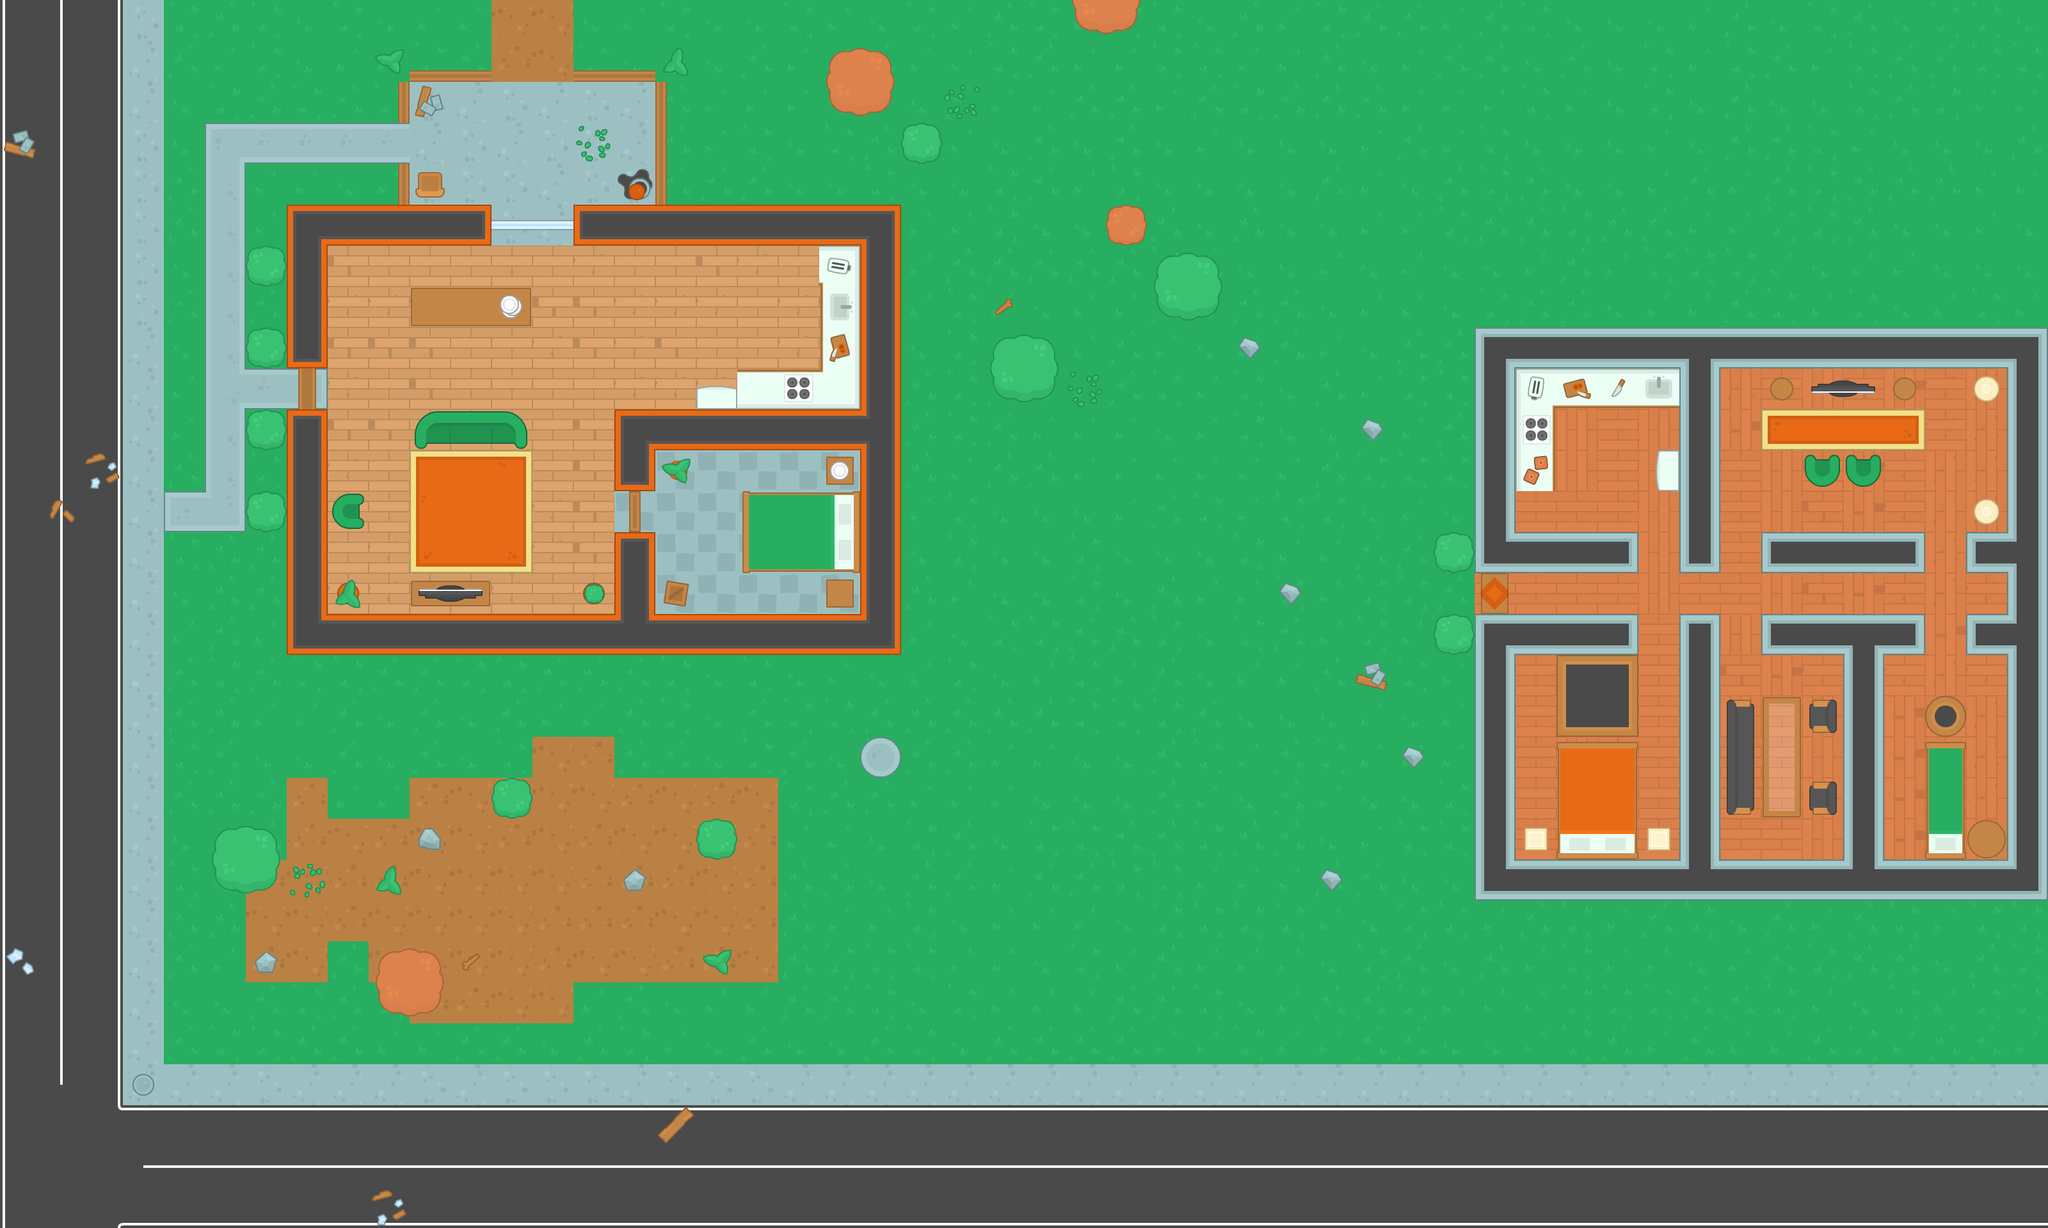

Tiled map render using the project's own tile images. Description and the map definition, with tile-layer contents summarised, below:
An orthogonal 50x30 tile map with 64x64 px tiles, 4 tile layers (ground, walls, items, decorations) and 105 objects (75x wall, 11x zombie, 10x coins, 2x big_zombie, 2x health, ...).

<map version="1.0" orientation="orthogonal" renderorder="right-down" width="50" height="30" tilewidth="64" tileheight="64" nextobjectid="212">
 <tileset firstgid="1" name="spritesheet_tiles" tilewidth="64" tileheight="64" spacing="10" tilecount="540" columns="27">
  <image source="../img/spritesheet_tiles.png" width="1988" height="1470" />
 </tileset>
 <layer name="ground" width="50" height="30">
  <data>[1500 cells, 1500 non-empty, 45 distinct tile ids]</data>
 </layer>
 <layer name="walls" width="50" height="30">
  <data>[1500 cells, 150 non-empty, 24 distinct tile ids]</data>
 </layer>
 <layer name="items" width="50" height="30">
  <data>[1500 cells, 118 non-empty, 72 distinct tile ids]</data>
 </layer>
 <layer name="decorations" width="50" height="30">
  <data>[1500 cells, 29 non-empty, 20 distinct tile ids]</data>
 </layer>
 <objectgroup name="Obstacles">
  <object id="1" name="player" x="336" y="208" width="32" height="32" />
  <object id="2" name="wall" x="448" y="320" width="320" height="64" />
  <object id="3" name="wall" x="448" y="960" width="960" height="64" />
  <object id="4" name="wall" x="960" y="640" width="384" height="64" />
  <object id="5" name="wall" x="1344" y="384" width="64" height="576" />
  <object id="6" name="wall" x="448" y="384" width="64" height="192" />
  <object id="7" name="wall" x="448" y="640" width="64" height="320" />
  <object id="8" name="wall" x="960" y="832" width="64" height="128" />
  <object id="9" name="wall" x="960" y="704" width="64" height="64" />
  <object id="15" name="wall" x="896" y="320" width="512" height="64" />
  <object id="21" name="wall" x="640" y="448" width="192" height="64" />
  <object id="22" name="wall" x="1168" y="768" width="176" height="128" />
  <object id="23" name="wall" x="1152" y="576" width="128" height="32" />
  <object id="24" name="wall" x="656" y="640" width="160" height="48" />
  <object id="25" name="wall" x="512" y="784" width="48" height="32" />
  <object id="26" name="wall" x="640" y="912" width="128" height="48" />
  <object id="28" name="wall" x="910" y="909" width="35" height="35" />
  <object id="29" name="wall" x="1088" y="608" width="64" height="32" />
  <object id="30" name="wall" x="1040" y="720" width="32" height="32" />
  <object id="31" name="wall" x="528" y="912" width="32" height="32" />
  <object id="34" name="wall" x="656" y="272" width="32" height="48" />
  <object id="35" name="wall" x="1024" y="912" width="48" height="48" />
  <object id="36" name="wall" x="1296" y="896" width="48" height="48" />
  <object id="37" name="wall" x="1296" y="704" width="48" height="48" />
  <object id="38" name="wall" x="1280" y="384" width="16" height="256" />
  <object id="40" name="zombie" x="800" y="224" width="32" height="32" />
  <object id="42" name="zombie" x="1072" y="816" width="32" height="32" />
  <object id="46" name="wall" x="784" y="1232" width="32" height="32" />
  <object id="47" name="wall" x="1104" y="1296" width="32" height="32" />
  <object id="48" name="wall" x="608" y="1504" width="64" height="64" />
  <object id="49" name="wall" x="352" y="1312" width="64" height="64" />
  <object id="50" name="wall" x="1312" y="96" width="64" height="64" />
  <object id="52" name="wall" x="1824" y="416" width="64" height="64" />
  <object id="53" name="wall" x="1744" y="336" width="32" height="32" />
  <object id="54" name="wall" x="1424" y="208" width="32" height="32" />
  <object id="55" name="wall" x="1680" y="-16" width="96" height="64" />
  <object id="56" name="wall" x="1568" y="544" width="64" height="64" />
  <object id="57" name="wall" x="400" y="784" width="32" height="32" />
  <object id="58" name="wall" x="400" y="656" width="32" height="32" />
  <object id="59" name="wall" x="400" y="528" width="32" height="32" />
  <object id="60" name="wall" x="400" y="400" width="32" height="32" />
  <object id="63" name="zombie" x="1184" y="464" width="32" height="32" />
  <object id="91" name="wall" x="2303.71" y="512" width="64.5887" height="384" />
  <object id="94" name="wall" x="2347.59" y="1344" width="870.82" height="64" />
  <object id="95" name="wall" x="2623.5" y="575" width="62.5" height="319" />
  <object id="100" name="wall" x="2368" y="512" width="830" height="61" />
  <object id="101" name="wall" x="2303.71" y="960" width="64.5887" height="384" />
  <object id="104" name="wall" x="3136" y="576" width="62.5" height="319" />
  <object id="105" name="wall" x="3136" y="896" width="62.5" height="448" />
  <object id="106" name="wall" x="2368" y="832" width="192" height="64" />
  <object id="108" name="wall" x="2368" y="960" width="192" height="64" />
  <object id="109" name="wall" x="2304" y="1344" width="64" height="64" />
  <object id="111" name="wall" x="2624" y="960" width="64" height="384" />
  <object id="112" name="wall" x="2752" y="832" width="256" height="64" />
  <object id="115" name="wall" x="2752" y="960" width="256" height="64" />
  <object id="117" name="wall" x="3072" y="832" width="64" height="64" />
  <object id="119" name="coins" x="932.833" y="517.833" width="14.6667" height="14.6667" />
  <object id="130" name="wall" x="-64" y="-64" width="3328" height="64" />
  <object id="131" name="wall" x="-65.3333" y="1913.33" width="3328" height="64" />
  <object id="132" name="wall" x="-63" y="0" width="76.3333" height="1918.67" />
  <object id="133" name="wall" x="3200" y="0" width="76.3333" height="1918.67" />
  <object id="135" name="wall" x="2881" y="1024.33" width="64" height="320" />
  <object id="137" name="wall" x="3071.33" y="960.667" width="64" height="61" />
  <object id="138" name="wall" x="2368" y="576" width="64" height="192" />
  <object id="140" name="wall" x="2432" y="576" width="192" height="64" />
  <object id="143" name="wall" x="2588" y="704.667" width="35.6667" height="62.6667" />
  <object id="151" name="wall" x="2766.67" y="589.667" width="36.3333" height="35.3333" />
  <object id="153" name="wall" x="2956.17" y="589.333" width="36.3333" height="35.3333" />
  <object id="154" name="wall" x="3084.5" y="591.333" width="36.3333" height="35.3333" />
  <object id="155" name="wall" x="3085.5" y="782.667" width="36.3333" height="35.3333" />
  <object id="156" name="wall" x="2698" y="1093.33" width="44.3333" height="180.667" />
  <object id="157" name="wall" x="2826.67" y="1096" width="42.3333" height="47.3333" />
  <object id="159" name="wall" x="2828.67" y="1224" width="39.6667" height="48" />
  <object id="160" name="wall" x="2433.33" y="1162" width="123.667" height="180" />
  <object id="161" name="wall" x="2383.67" y="1296.33" width="34.3333" height="34" />
  <object id="162" name="wall" x="2575.67" y="1294.67" width="33.6667" height="34.6667" />
  <object id="163" name="wall" x="3008.67" y="1161.33" width="63.3333" height="181.667" />
  <object id="164" name="wall" x="3075" y="1283.67" width="58.3333" height="58.3333" />
  <object id="165" name="wall" x="2821.45" y="713.091" width="53.2727" height="49.2727" />
  <object id="166" name="wall" x="2885.64" y="711.455" width="51.6364" height="50.1818" />
  <object id="167" name="zombie" x="1813" y="1046" width="28" height="27" />
  <object id="168" name="zombie" x="2524" y="1061" width="25" height="22" />
  <object id="171" name="zombie" x="2494.5" y="737.5" width="25" height="22" />
  <object id="172" name="zombie" x="2743" y="732.5" width="25" height="22" />
  <object id="175" name="zombie" x="3020.5" y="922.5" width="25" height="22" />
  <object id="176" name="coins" x="3172.5" y="24.75" width="7.5" height="8.25" />
  <object id="180" name="coins" x="3075.25" y="1861.38" width="7.5" height="8.25" />
  <object id="181" name="coins" x="1237" y="927.63" width="7.5" height="8.25" />
  <object id="182" name="coins" x="826.25" y="1461.63" width="7.5" height="8.25" />
  </objectgroup>
</map>
<!-- 16 of 105 objects omitted -->
